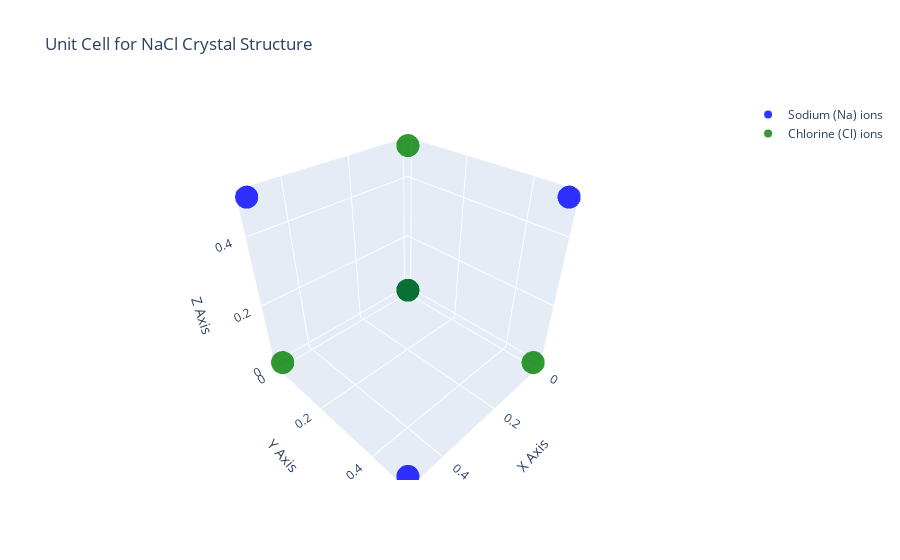

Here is the notebook cell this chart was saved with:
### Code cell
import plotly.graph_objs as go

# Define the lattice constant (edge length of the unit cell)
lattice_constant = 1.0  # Change this to the desired lattice constant

# Define the positions of sodium (Na) and chlorine (Cl) ions within the unit cell
sodium_positions = [(0, 0, 0), (0.5, 0.5, 0), (0.5, 0, 0.5), (0, 0.5, 0.5)]
chlorine_positions = [(0.5, 0, 0), (0, 0.5, 0), (0, 0, 0.5), (0.5, 0.5, 0.5)]

# Scale the positions based on the lattice constant
scaled_sodium_positions = [(x * lattice_constant, y * lattice_constant, z * lattice_constant) for x, y, z in sodium_positions]
scaled_chlorine_positions = [(x * lattice_constant, y * lattice_constant, z * lattice_constant) for x, y, z in chlorine_positions]

# Extracting x, y, z coordinates for plotting
x_sodium, y_sodium, z_sodium = zip(*scaled_sodium_positions)
x_chlorine, y_chlorine, z_chlorine = zip(*scaled_chlorine_positions)

# Create scatter3d traces for sodium and chlorine ions
trace_sodium = go.Scatter3d(
    x=x_sodium,
    y=y_sodium,
    z=z_sodium,
    mode='markers',
    marker=dict(
        size=8,
        color='blue',  # Sodium ions color
        symbol='circle',
        opacity=0.8
    ),
    name='Sodium (Na) ions'
)

trace_chlorine = go.Scatter3d(
    x=x_chlorine,
    y=y_chlorine,
    z=z_chlorine,
    mode='markers',
    marker=dict(
        size=8,
        color='green',  # Chlorine ions color
        symbol='circle',
        opacity=0.8
    ),
    name='Chlorine (Cl) ions'
)

# Create layout for the plot
layout = go.Layout(
    title='Unit Cell for NaCl Crystal Structure',
    scene=dict(
        xaxis=dict(title='X Axis'),
        yaxis=dict(title='Y Axis'),
        zaxis=dict(title='Z Axis')
    )
)

# Create the figure and plot the unit cell for NaCl
fig = go.Figure(data=[trace_sodium, trace_chlorine], layout=layout)

# Display the plot
fig.show()

### Figure 1 — Plotly figure (JSON) as saved in the notebook; plotly's stock layout.template omitted (floating-point values rounded to 4 significant figures)
{"data": [{"marker": {"color": "blue", "opacity": 0.8, "size": 8, "symbol": "circle"}, "mode": "markers", "name": "Sodium (Na) ions", "type": "scatter3d", "x": [0, 0.5, 0.5, 0], "y": [0, 0.5, 0, 0.5], "z": [0, 0, 0.5, 0.5]}, {"marker": {"color": "green", "opacity": 0.8, "size": 8, "symbol": "circle"}, "mode": "markers", "name": "Chlorine (Cl) ions", "type": "scatter3d", "x": [0.5, 0, 0, 0.5], "y": [0, 0.5, 0, 0.5], "z": [0, 0, 0.5, 0.5]}], "layout": {"scene": {"xaxis": {"title": {"text": "X Axis"}}, "yaxis": {"title": {"text": "Y Axis"}}, "zaxis": {"title": {"text": "Z Axis"}}}, "title": {"text": "Unit Cell for NaCl Crystal Structure"}}}
